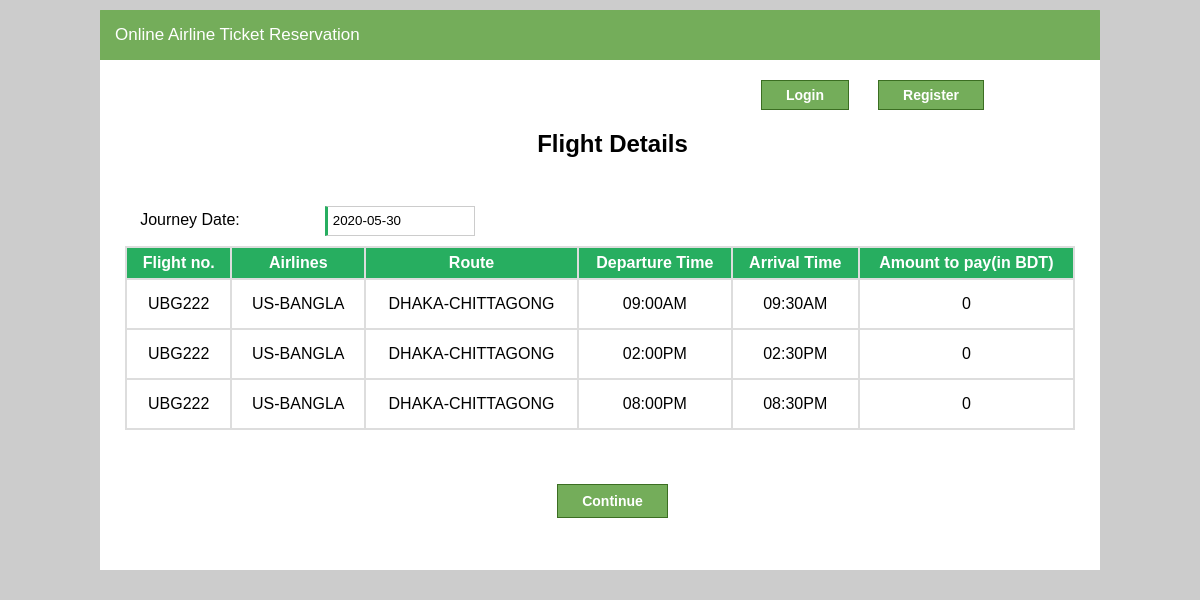
The page /Customer/flightdetails.php?GetID=1 on the database its author committed.
### tables this page shows
CREATE TABLE `flightdetails` (
  `id` int(11) NOT NULL,
  `flightno` varchar(11) NOT NULL,
  `airlinesname` varchar(30) NOT NULL,
  `departure` varchar(30) NOT NULL,
  `destination` varchar(30) NOT NULL,
  `departuredate` date NOT NULL,
  `arrivaldate` date NOT NULL,
  `class` varchar(30) NOT NULL,
  `price` float NOT NULL
);

CREATE TABLE `flightschedule` (
  `id` int(11) NOT NULL,
  `flightno` varchar(255) NOT NULL,
  `departuretime` varchar(255) NOT NULL,
  `arrivaltime` varchar(255) NOT NULL
);

### Customer/flightdetails.php (the view, shortened to what this page needs)
<?php
	require_once("include/db_connect.php");
		if(isset($_GET['GetID'])){
			$p_id = $_GET['GetID'];
		}
	$adults= $_SESSION['no_of_adult'];
	$children = $_SESSION['no_of_children'];
    $query = "SELECT * FROM flightdetails WHERE id = '$p_id'";
	$data = mysqli_query($conn, $query);
	$row = mysqli_fetch_array($data);
	$flno = $row["flightno"];
	$flairname = $row["airlinesname"];
	$fldeparture = $row["departure"];
	$fldestName = $row["destination"];
	$fldeptdate = $row["departuredate"];
	$flprice = $row["price"];
	$fair = ((float)$adults*(float)$flprice)+(((float)$children*(float)$flprice*50)/100);
?>
<html lang="en" dir="ltr">
  <head>
	<link rel="stylesheet" a href ="css/fdetails.css"/>
  </head>
  <body>
	<center>
		<div class="container">
			<?php
			if (isset($_SESSION['usermail'])){?>
			<form action="logout.php" method="POST">
			<?php require_once("header.php");?>
			<button type="submit" value="Logout" name="logoutBtn" class="loginbtn"> Logout </button> <br>
			</form><?php
			}else{?>
			<form action="customerlogin.php" method="POST">
			<p class="paragraph"> Online Airline Ticket Reservation </p>
			<button type="submit" id="loginbutton" value="Login" name="loginBtn" class="loginbtn"> Login</button>
			<button type="submit" id="regibutton" value="Register" name="registerBtn" class="loginbtn"> Register </button> <br>
			</form><?php }?>
			<form action="" method="POST">
			<h2> Flight Details </h2>
			<br>
			<label for="departure">Journey Date:</label>
		    <input type="text" name="depdate" value="<?php echo $fldeptdate?>" placeholder="From" class="input"/>
			<table border="1px">
				<thead>
					<tr>
					<th> Flight no. </th>
					<th> Airlines  </th>
					<th> Route </th>
					<th> Departure Time </th>
					<th> Arrival Time </th>
					<th> Amount to pay(in BDT) </th>
					</tr>
				</thead>
				<tbody>
					<?php
						$query2 = "SELECT * FROM flightschedule WHERE flightno = '$flno'";
						$result = mysqli_query($conn, $query2);
						if(mysqli_num_rows($result) > 0){
							while($f_row = mysqli_fetch_array($result) ){
						?>
							<tr>
								<td><?php echo $flno; ?> </td>
								<td><?php echo $flairname; ?> </td>
								<td><?php echo $fldeparture."-".$fldestName; ?> </td>
								<td><?php echo $f_row["departuretime"]; ?> </td>
								<td><?php echo $f_row["arrivaltime"]; ?> </td>
								<td><?php echo $fair; ?> </td>
							</tr>
						<?php }}
						else {
						?>
							<tr>
								<td>Records not found!</td>
							</tr>
						<?php
						}
						    ?>
				</tbody>
			</table>
			<br> <br> <br>
			<button type="submit" id="continuebutton" value="Continue" name="continueBtn" class="continuebtn"> Continue </button><br><br>
			</form>
		</div>
	</center>
  </body>
</html>

### Customer/css/fdetails.css (style rules this page uses)
body { background-color : #CCC; padding: 0px; margin: 0px; }
.container { background-color: #fff; width: 1000px; height: 560px; border-radius: 0.3px; margin: 0px auto; border-bottom: 2px solid #ccc; margin-top: 10px; }
.paragraph { background-color: #74ad5a; color: white; font-family: sans-serif; font-size: 17px; text-align: left; border-radius: 0.3px; padding: 15px; 0px; 15px; 0px; margin-bottom: 20px; }
.input { position: relative; right: 280px; width: 150px; height: 30px; border-radius: 0.2px; border: none; border: 1px solid #CCC; margin-left: 25px; padding-left: 05px; border-left: 03px solid #27ae60; margin-top: 10px; margin-bottom: 10px; }
label { position: relative; right: 330px; margin-left: 15px; font-family: sans-serif; margin-top: 10px; margin-right: 0px; padding-left: 10px; padding-right: 6px; }
h2 { margin-left: 15px; font-family: sans-serif; margin-top: 20px; padding-left: 10px; }
button.loginbtn { position: relative; right: -260px; margin-left: 25px; background-color:#74ad5a; border:1px solid #3b6e22; display:inline-block; cursor:pointer; color:#ffffff; font-family:Arial; font-size:14px; font-weight:bold; padding:6px 24px; text-decoration:none; }
button.continuebtn { position: relative; margin-left: 25px; background-color:#74ad5a; border:1px solid #3b6e22; display:inline-block; cursor:pointer; color:#ffffff; font-family:Arial; font-size:14px; font-weight:bold; padding:8px 24px; text-decoration:none; }
table { border-collapse: collapse; width: 95%; font-family: sans-serif; text-align: center; }
th { background-color: #27ae60; color: white; border: 2px solid #ddd; padding: 6px 12px; }
td { border: 2px solid #ddd; padding: 15px; }

### rows shown on the page
flightdetails: depdate "2020-05-30", flightno "UBG222", airlinesname "US-BANGLA", departure "DHAKA", destination "CHITTAGONG", price "0"
flightschedule: departuretime "09:00AM", arrivaltime "09:30AM"
flightschedule: departuretime "02:00PM", arrivaltime "02:30PM"
flightschedule: departuretime "08:00PM", arrivaltime "08:30PM"
